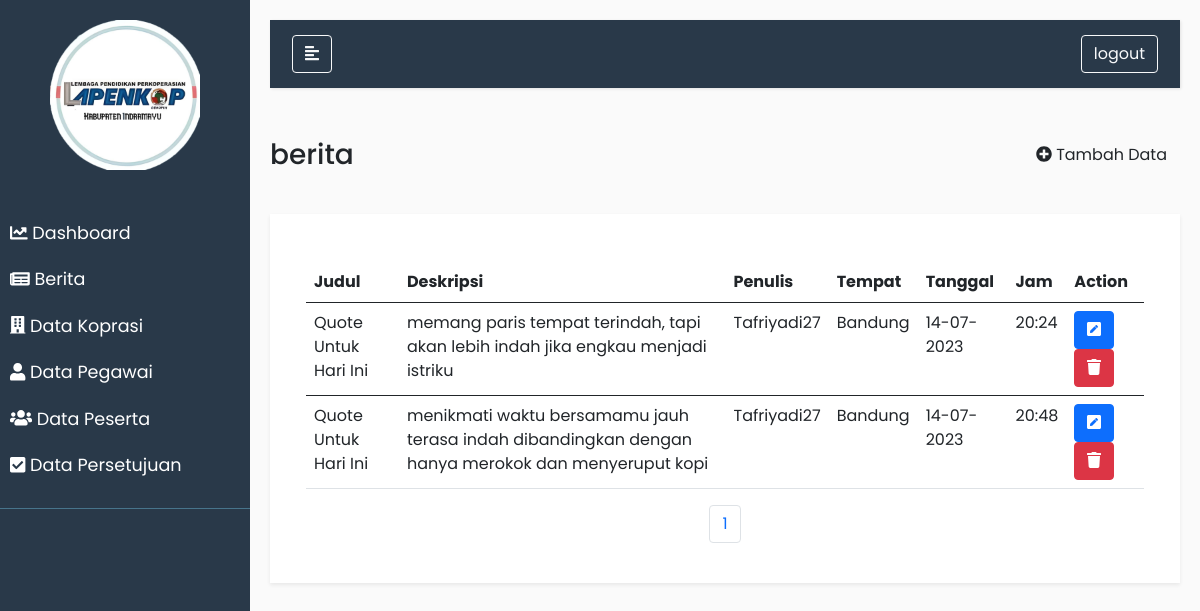
Screenshot of /main.php?module=berita with the database file from the repository.
### tables this page shows
CREATE TABLE `tbl_berita` (
  `id` int(11) NOT NULL,
  `judul` text NOT NULL,
  `deskripsi` text NOT NULL,
  `penulis` text NOT NULL,
  `tempat` text NOT NULL,
  `tanggal` date NOT NULL,
  `jam` time NOT NULL,
  `gambar` text NOT NULL
);

### views/berita/berita.php (the view, shortened to what this page needs)
<?php
$db = dbConnect();
if ($db->connect_errno == 0) {
    $jumlahItemPerHalaman = 10;
    $halamanSaatIni = isset($_GET['halaman']) ? $_GET['halaman'] : 1;
    $offset = ($halamanSaatIni - 1) * $jumlahItemPerHalaman;
    $queryTotalItem = "SELECT COUNT(*) as total FROM tbl_berita";
    $resultTotalItem = mysqli_query($db, $queryTotalItem);
    $rowTotalItem = mysqli_fetch_assoc($resultTotalItem);
    $totalItem = $rowTotalItem['total'];
    $totalHalaman = ceil($totalItem / $jumlahItemPerHalaman);
?>
    <div class="d-flex flex-column flex-lg-row mb-4">
        <div class="flex-grow-1 d-flex align-items-center">
            <h3>berita</h3>
        </div>
        <div class="ms-5 ms-lg-0 pt-lg-2">
            <nav style="--bs-breadcrumb-divider: '>';" aria-label="breadcrumb">
                <ol class="breadcrumb">
                    <div class="d-grid gap-2 d-md-flex justify-content-md-start">
                        <a href="" target="_blank" class="btn btn-outline-brand" data-toggle="modal" data-target="#tambahdata"><i class="fas fa-plus-circle" &nbsp></i> Tambah Data</a>
                    </div>
                </ol>
            </nav>
        </div>
    </div>
    <div class="bg-white rounded-4 shadow-sm p-4 mb-5">
        <br>
        <div class="container">
            <table class="table">
                <thead>
                    <tr>
                        <th scope="col">Judul</th>
                        <th scope="col">Deskripsi</th>
                        <th scope="col">Penulis</th>
                        <th scope="col">Tempat</th>
                        <th scope="col">Tanggal</th>
                        <th scope="col">Jam</th>
                        <th scope="col">Action</th>
                    </tr>
                </thead>
                <tbody>
                    <?php
                    $sql = "SELECT * FROM tbl_berita LIMIT $offset, $jumlahItemPerHalaman";
                    $res = $db->query($sql);
                    if ($res) {
                        $data = $res->fetch_row();
                        do {
                            list($id, $judul, $deskripsi, $penulis, $tempat, $tanggal, $jam, $gambar) = $data;
                            $date = date_create($tanggal);
                            $waktu = date("H:i", strtotime($jam));
                    ?>
                            <tr>
                                <td><?= $judul ?></td>
                                <td><?= $deskripsi ?></td>
                                <td><?= $penulis ?></td>
                                <td><?= $tempat ?></td>
                                <td><?= date_format($date, "d-m-Y") ?></td>
                                <td><?= $waktu ?></td>
                                <td>
                                    <button type="button" class="btn btn-primary" data-bs-toggle="modal" data-bs-target="#edit<?= $id ?>">
                                        <i class="fas fa-pen-square"></i>
                                    </button>
                                    <button id="hapus-<?= $id ?>" type="button" class="btn btn-danger" data-bs-toggle="modal" data-bs-target="#exampleModal<?= $id ?>">
                                        <i class="fas fa-trash"></i>
                                    </button>
        </div>
        <div class="modal fade" id="edit<?= $id ?>" tabindex="-1" aria-labelledby="exampleModalLabel" aria-hidden="true">
            <div class="modal-dialog">
                <div class="modal-content">
                <?php
                        } while ($data = $res->fetch_row());
                ?>
                <div class="row">
                    <nav aria-label="Page navigation example">
                        <ul class="pagination justify-content-center">
                            <?php for ($i = 1; $i <= $totalHalaman; $i++) { ?>
                                <li class="page-item"><a class="page-link" href="?module=berita&halaman=<?php echo $i; ?>"><?php echo $i; ?></a></li>
                            <?php } ?>
                        </ul>
                    </nav>
                </div>
                </div>
            </div>
        </div>
    </div>
<?php
                    } else
                        echo "<div style='color: white'>Gagal Eksekusi SQL" . (DEVELOPMENT ? " : " . $db->error : "") . "<br></div>";
                } else
                    echo "<div style='color: white'>Gagal koneksi" . (DEVELOPMENT ? " : " . $db->connect_error : "") . "<br></div>";
?>

### main.php (shortened to what this page needs)
<!DOCTYPE html>
<html>
<head>
    <link href="https://cdn.jsdelivr.net/npm/bootstrap@5.0.2/dist/css/bootstrap.min.css" rel="stylesheet">
    <link rel="stylesheet" href="assets/style.css">
    <link rel="stylesheet" href="style.css">
    <link rel="stylesheet" type="text/css" href="assets/sweetalert2/sweetalert2.css">
</head>
<body>
    <div class="wrapper">
        <nav id="sidebar">
            <div class="sidebar-header">
                <img src="assets/img/favicon.png" width="150" height="150" class="gambar" alt="">
            </div>
            <ul class="list-unstyled components">
                <li>
                    <a href="?module=dashboard"><i class="fas fa-chart-line" &nbsp></i> Dashboard</a>
                </li>
                <li>
                    <a href="?module=berita"><i class="fas fa-newspaper"></i> Berita</a>
                </li>
                <li>
                    <a href="?module=koprasi"><i class="fas fa-building" &nbsp></i> Data Koprasi</a>
                </li>
                <li>
                    <a href="?module=pegawai"><i class="fas fa-user"></i></i> Data Pegawai</a>
                </li>
                <li>
                    <a href="?module=Peserta"><i class="fas fa-users" &nbsp></i> Data Peserta</a>
                </li>
                <li>
                    <a href="?module=status"><i class="fas fa-check-square"></i> Data Persetujuan</a>
                </li>
            </ul>
        </nav>
        <div id="content">
            <nav class="navbar navbar-dark" style="background-color: #293949;">
                <div class="container-fluid">
                    <button type="button" id="sidebarCollapse" class="btn btn-outline-light">
                        <i class="fas fa-align-left"></i>
                    </button>
                    <div class="d-flex">
                        <a class="btn btn-outline-light" data-toggle="modal" data-target="#exitpage" href="">logout</a>
                    </div>
                </div>
            </nav>
            <?php include "conten.php"; ?>
        </div>
    </div>
</body>
</html>

### conten.php (shortened to what this page needs)
<?php
if ($_GET['module'] == 'login') {
    include "views/login/login.php";
} elseif ($_GET['module'] == 'dashboard') {
    include "views/dsahboard/dashboard.php";
}
elseif ($_GET['module'] == 'koprasi') {
    include "views/koprasi/koprasi.php";
} elseif ($_GET['module'] == 'Peserta') {
    include "views/peserta/peserta.php";
} elseif ($_GET['module'] == 'detail' && $_GET['id_peserta'] != '') {
    include "views/peserta/detail.php";
} elseif ($_GET['module'] == 'pegawai') {
    include "views/pegawai/pegawai.php";
} elseif ($_GET['module'] == 'status') {
    include "views/persetujuan/data_persetujuan.php";
} elseif ($_GET['module'] == 'berita') {
    include "views/berita/berita.php";
}

### style.css (style rules this page uses)
body { font-family: "Poppins", sans-serif; background: #fafafa; }
a, a:hover, a:focus { color: inherit; text-decoration: none; transition: all 0.3s; }
.navbar { padding: 15px 10px; background: #fff; border: none; border-radius: 0; margin-bottom: 40px; box-shadow: 1px 1px 3px rgba(0, 0, 0, 0.1); }
.wrapper { display: flex; width: 100%; align-items: stretch; }
#sidebar { min-width: 250px; max-width: 250px; background: #293949; color: #fff; transition: all 0.3s; }
#sidebar .sidebar-header { padding: 20px; background: #293949; }
#sidebar ul.components { padding: 20px 0; border-bottom: 1px solid #47748b; }
#sidebar ul li a { padding: 10px; font-size: 1.1em; display: block; }
#content { width: 100%; padding: 20px; min-height: 100vh; transition: all 0.3s; }

### main.php (style rules this page uses)
.gambar { display: block; margin-left: auto; margin-right: auto; }

### rows the page displays
tbl_berita: judul "Quote Untuk Hari Ini", deskripsi "memang paris tempat terindah, tapi akan lebih indah jika engkau menjadi istriku", penulis "Tafriyadi27", tempat "Bandung", tanggal "14-07-2023", jam "20:24"
tbl_berita: judul "Quote Untuk Hari Ini", deskripsi "menikmati waktu bersamamu jauh terasa indah dibandingkan dengan hanya merokok dan menyeruput kopi", penulis "Tafriyadi27", tempat "Bandung", tanggal "14-07-2023", jam "20:48"
